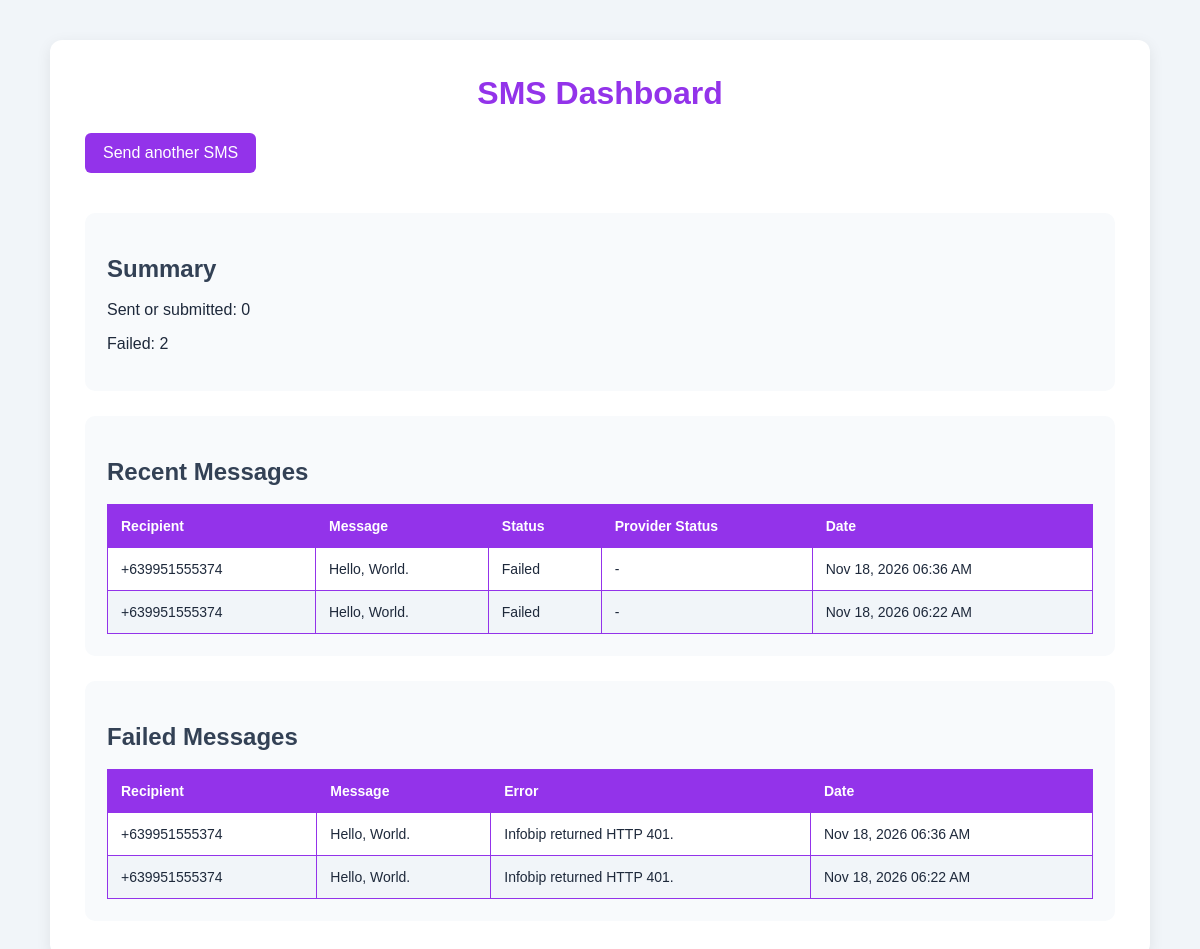
The page /sms/dashboard/ on the database as committed earlier.
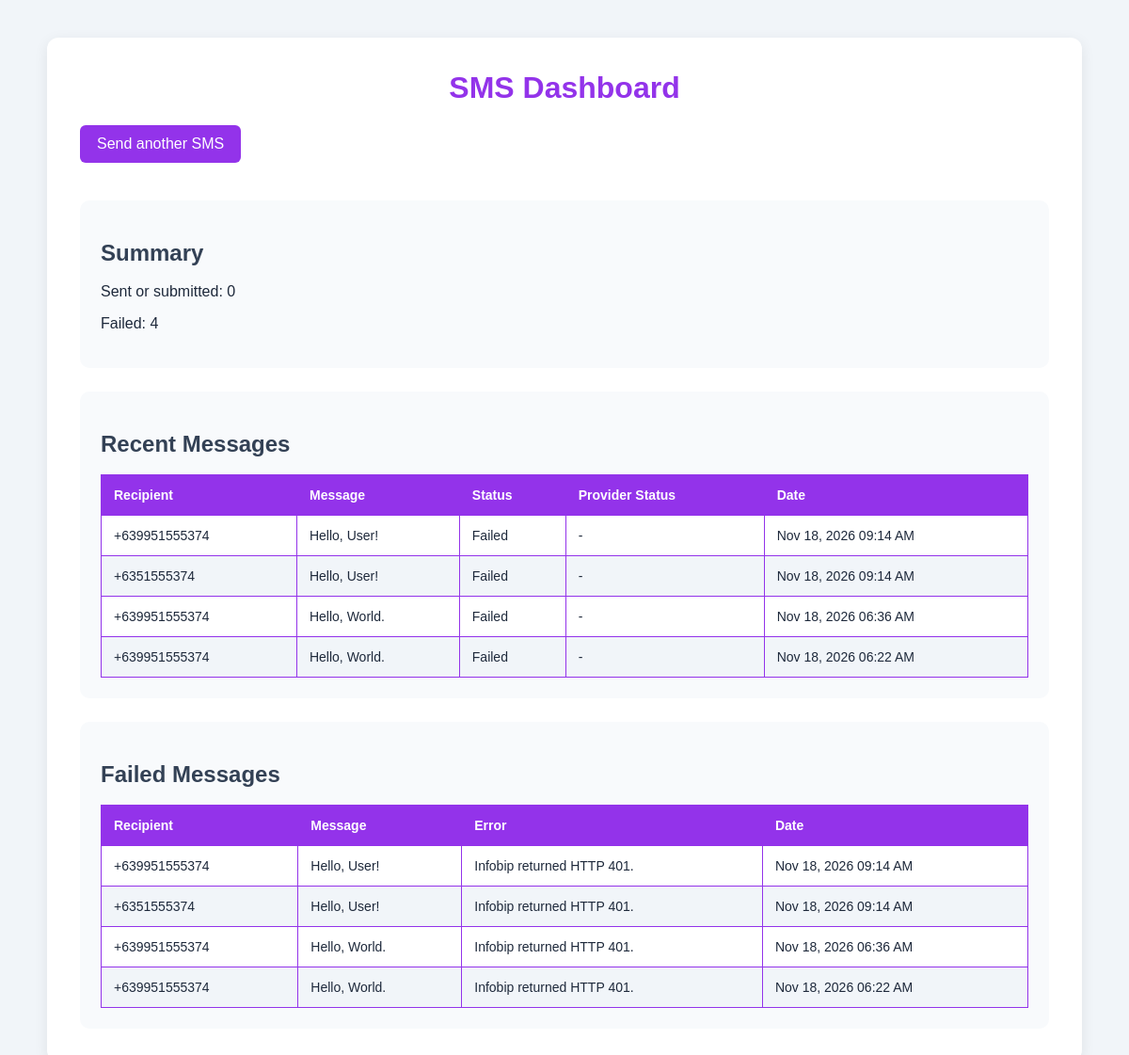
The same page on the database as committed later.
### sms/models.py (models this page shows, shortened)
class SmsMessage(models.Model):
    class Status(models.TextChoices):
        PENDING = "PENDING", "Pending"
        SENT = "SENT", "Sent"
        FAILED = "FAILED", "Failed"
    recipient = models.CharField(max_length=20)
    text = models.TextField(max_length=160)
    status = models.CharField(
        max_length=10,
        choices=Status.choices,
        default=Status.PENDING,
    )
    provider_message_id = models.CharField(
        max_length=100,
        blank=True,
        default="",
    )
    provider_status = models.CharField(
        max_length=100,
        blank=True,
        default="",
    )
    error_message = models.CharField(
        max_length=250,
        blank=True,
        default="",
    )
    created_at = models.DateTimeField(auto_now_add=True)
    updated_at = models.DateTimeField(auto_now=True)
    class Meta:
        ordering = ["-created_at"]

### sms/views.py (the view)
# urls.py: path("dashboard/", dashboard_view, name="dashboard"),
def dashboard_view(request):
    recent_messages = SmsMessage.objects.all()[:20]
    failed_messages = SmsMessage.objects.filter(
        status=SmsMessage.Status.FAILED
    )[:10]
    context = {
        "recent_messages": recent_messages,
        "failed_messages": failed_messages,
        "sent_count": SmsMessage.objects.filter(
            status__in=[
                SmsMessage.Status.SENT,
                SmsMessage.Status.PENDING,
            ]
        ).count(),
        "failed_count": SmsMessage.objects.filter(
            status=SmsMessage.Status.FAILED
        ).count(),
    }
    return render(
        request,
        "shop/sms_dashboard.html",
        context,
    )

### shop/templates/shop/sms_dashboard.html (shortened to what this page needs)
{% load static %}
<!doctype html>
<html lang="en">
  <head>
    <link rel="stylesheet" href="{% static 'shop/dashboard.css' %}" />
  </head>
  <body>
    <main>
      <h1>SMS Dashboard</h1>
      <p><a href="{% url 'sms:send_sms' %}">Send another SMS</a></p>
      <section>
        <h2>Summary</h2>
        <p>Sent or submitted: {{ sent_count }}</p>
        <p>Failed: {{ failed_count }}</p>
      </section>
      <section>
        <h2>Recent Messages</h2>
        {% if recent_messages %}
        <table>
          <thead>
            <tr>
              <th>Recipient</th>
              <th>Message</th>
              <th>Status</th>
              <th>Provider Status</th>
              <th>Date</th>
            </tr>
          </thead>
          <tbody>
            {% for sms in recent_messages %}
            <tr>
              <td>{{ sms.recipient }}</td>
              <td>{{ sms.text }}</td>
              <td>{{ sms.get_status_display }}</td>
              <td>{{ sms.provider_status|default:"-" }}</td>
              <td>{{ sms.created_at|date:"M d, Y h:i A" }}</td>
            </tr>
            {% endfor %}
          </tbody>
        </table>
        {% else %}
        <p>No messages have been sent.</p>
        {% endif %}
      </section>
      <section>
        <h2>Failed Messages</h2>
        {% if failed_messages %}
        <table>
          <thead>
            <tr>
              <th>Recipient</th>
              <th>Message</th>
              <th>Error</th>
              <th>Date</th>
            </tr>
          </thead>
          <tbody>
            {% for sms in failed_messages %}
            <tr>
              <td>{{ sms.recipient }}</td>
              <td>{{ sms.text }}</td>
              <td>
                {{ sms.error_message|default:"Provider rejected the message." }}
              </td>
              <td>{{ sms.created_at|date:"M d, Y h:i A" }}</td>
            </tr>
            {% endfor %}
          </tbody>
        </table>
        {% else %}
        <p>No failed messages.</p>
        {% endif %}
      </section>
    </main>
  </body>
</html>

### shop/static/shop/dashboard.css (style rules this page uses)
* { box-sizing: border-box; }
body { margin: 0; padding: 40px 20px; font-family: Arial, sans-serif; background: #f1f5f9; color: #1e293b; }
main { max-width: 1100px; margin: auto; padding: 35px; background: white; border-radius: 12px; box-shadow: 0 4px 15px rgba(0, 0, 0, 0.08); }
h1 { color: #9333ea; margin-top: 0; text-align: center; }
h2 { color: #334155; margin-bottom: 18px; }
a { display: inline-block; padding: 11px 18px; background: #9333ea; color: white; text-decoration: none; border-radius: 6px; margin-bottom: 15px; }
section { margin-top: 25px; padding: 22px; background: #f8fafc; border-radius: 10px; }
table { width: 100%; border-collapse: collapse; background: white; font-size: 14px; }
th { background: #9333ea; color: white; text-align: left; }
th, td { padding: 13px; border: 1px solid #9333ea; vertical-align: top; }
tr:nth-child(even) { background: #f1f5f9; }

Rows that differ between the two databases and show on the page:
added SmsMessage: recipient "+639951555374", text "Hello, User!", status "Failed", provider_status "-", created_at "Nov 18, 2026 09:14 AM", error_message "Infobip returned HTTP 401."
added SmsMessage: recipient "+6351555374", text "Hello, User!", status "Failed", provider_status "-", created_at "Nov 18, 2026 09:14 AM", error_message "Infobip returned HTTP 401."
Other text that changed with them:
{{ failed_count }}: "2" → "4"
